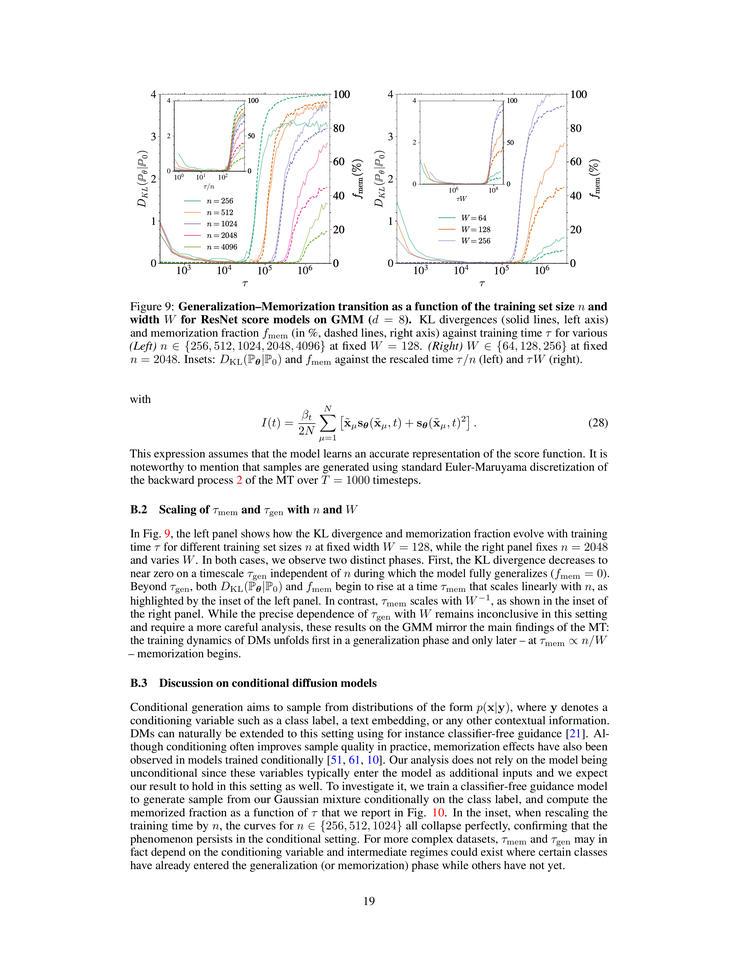
#> input picture output/page_images/page_1.png, 738 x 956 px, shrunk from 2550 x 3300 before the run; its folder holds only this picture in this run
$ jupyter execute --allow-errors pdf_image_segmentation.ipynb
#> lines starting #> are read from the running program, lines starting #| are printed output that depends on the picture; after the words box and inside, x2 and y2 are one past the last pixel; in counts of white or black regions, pixels touching at a corner belong together
## Image Segmentation
Converting the pdf to image for detecting the images in the page

[cell 1]
from pdf2image import convert_from_path
import os

INPUT_PDF = "../input/sample_1.pdf"
OUTPUT_DIR = "../output/page_images"

os.makedirs(OUTPUT_DIR, exist_ok=True)


#> (the rest of this cell did not finish here and is left out)

[cell 2]
import cv2
import numpy as np
import os

PAGE_IMAGES_DIR = "../output/page_images"
FIGURES_DIR = "../output/figures"
os.makedirs(FIGURES_DIR, exist_ok=True)

for img_file in os.listdir(PAGE_IMAGES_DIR):
    img_path = os.path.join(PAGE_IMAGES_DIR, img_file)
    img = cv2.imread(img_path)
#> img is the input picture: shape (956, 738, 3); mean B, G, R 242.3, 242.3, 242.4
    gray = cv2.cvtColor(img, cv2.COLOR_BGR2GRAY)
    _, thresh = cv2.threshold(gray, 240, 255, cv2.THRESH_BINARY_INV)
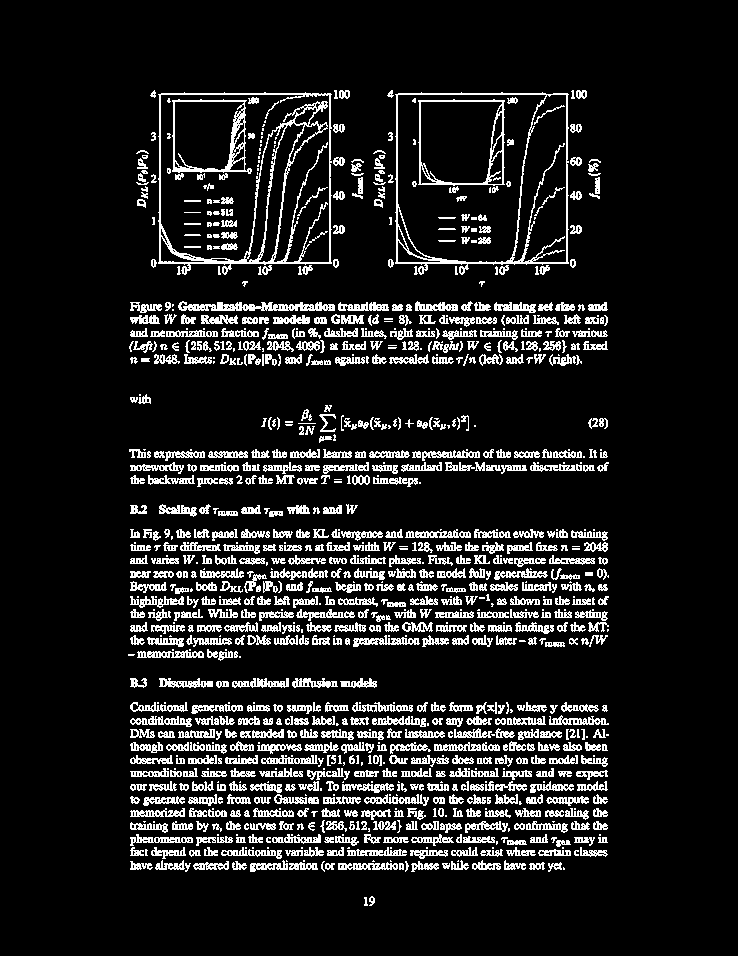
#> thresh: shape (956, 738); 11.7% white in thin lines or dots, all inside (x1, y1, x2, y2) = (128, 90, 609, 906)

    contours, _ = cv2.findContours(thresh, cv2.RETR_EXTERNAL, cv2.CHAIN_APPROX_SIMPLE)
#> contours = 981 contours, 380 with area under 20; largest, box (x1, y1, x2, y2) and area: (395, 92, 569, 275) 29178, (158, 92, 332, 275) 29171, (178, 301, 335, 311) 793, (353, 635, 420, 647) 310, (137, 650, 204, 658) 296

    count = 0
    for cnt in contours:
        x, y, w, h = cv2.boundingRect(cnt)
        # Skip very small areas (probably text)
        if w < 50 or h < 50:
            continue
        figure_crop = img[y:y+h, x:x+w]
        out_path = os.path.join(FIGURES_DIR, f"{img_file[:-4]}_fig{count+1}.png")
        cv2.imwrite(out_path, figure_crop)
        count += 1
#> this loop made 981 passes
#> (x, y, w, h) on passes 1, 2, 4: (364, 897, 4, 9), (369, 896, 6, 10), (442, 863, 8, 6)
#> after the loop, count = 2
    print(f"Detected {count} figures in {img_file}")
#| Detected 2 figures in page_1.png
